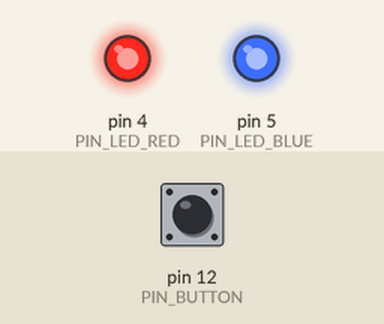
Recording of a sketch running on a simulated Arduino Uno, built for the host (arithmetic inside an expression is 32-bit, double 64-bit). On the bench: output pins drawn as LEDs (lit = HIGH). Dashed ring = blinking. The test bench sets the inputs (shaded band); at power-on: pin 12 (PIN_BUTTON) HIGH. EEPROM starts erased; what the sketch prints to the serial monitor is not drawn.

Above: at 1.6 s.
At 3.4 s:
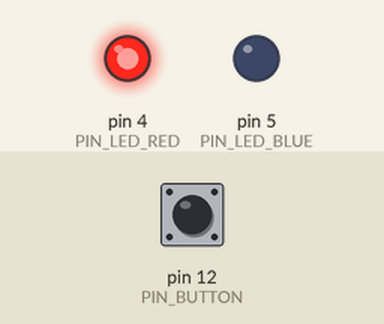
3.5 s: pin 12 (PIN_BUTTON) pulled LOW for 0.15 s
At 4.05 s:
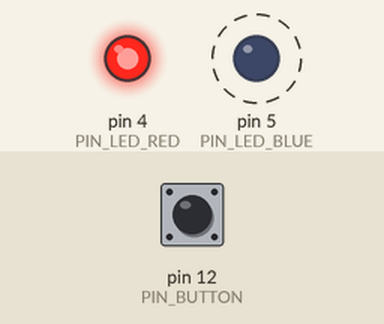
Timing chart, 0 to 6.5 s (numbered marks = the images above; inputs shaded):
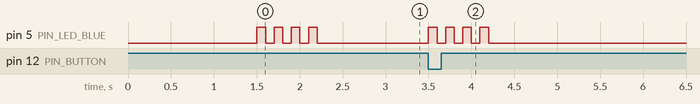

Measured:
- after the input at 3.5 s, pin 5 (PIN_LED_BLUE): alternates HIGH for 0.10 s and LOW for 0.10 s, 8 changes in all, then stays LOW, starting at once

The sketch:

iot_binary_button.ino
```cpp
/* bring in Adafruit IO */
#include "AdafruitIO_WiFi.h"
/* bring in EEPROM */
#include <EEPROM.h>

/* pin configurations */
#define PIN_LED_RED 4
#define PIN_LED_BLUE 5
#define PIN_BUTTON 12

/* button debounce variables */
#define TIMEOUT_DEBOUNCE 500
#define TIMEOUT_PRESSED 50
unsigned long time_last_pressed = 0;

/* connection constants */
#define IO_USERNAME "scottlinenberger"
#define IO_KEY "3058994edee143b2a7712f02881567a6"
#define WIFI_SSID "fortiguest"
#define WIFI_PASS "3levatecultur3"

/* init Adafruit IO */
AdafruitIO_WiFi io(IO_USERNAME, IO_KEY, WIFI_SSID, WIFI_PASS);

/* setup the feed */
AdafruitIO_Feed *feed = io.feed("binary-button-alpha");
AdafruitIO_Feed *response = io.feed("binary-button-alpha-response");

/* button state variable */
boolean isOn = false;

void setup() {
  /* fire up the Serial connection */
  Serial.begin(9600);

  /* wait for Serial */
  while (!Serial) {}

  /* start EEPROM onboard memory */
  initEEProm();

  /* setup led pins */
  initPins();

  /* connect to Adafruit IO */
  connectToIO(PIN_LED_BLUE);

  /* flash the blue LED */
  flashLed(PIN_LED_BLUE, true);
}

void initPins() {
  /* set the LED pins as outputs */
  pinMode(PIN_LED_RED, OUTPUT);
  pinMode(PIN_LED_BLUE, OUTPUT);

  /* setup button pin */
  pinMode(PIN_BUTTON, INPUT);

  /* turn on the red led */
  digitalWrite(PIN_LED_RED, HIGH);

  /* turn the blue led off */
  digitalWrite(PIN_LED_BLUE, LOW);
}

void initEEProm() {
  /* start EEPROM */
  EEPROM.begin(512);

  /* read the last update value from EEPROM */
  isOn = EEPROM.read(0);

  Serial.print("Stored value: ");
  Serial.println(isOn);
}

void connectToIO(int pinLed) {
  Serial.println("Connecting to Adafruit IO...");
  io.connect();

  /* handle incoming messages */
  response->onMessage(handleMessage);

  /* set a flag for toggling the LED */
  boolean isOn = true;

  /* wait for the connection */
  while (io.status() < AIO_CONNECTED) {
    Serial.print(".");
    isOn = !isOn;
    digitalWrite(pinLed, isOn);
    delay(500);
  }

  /* connected! */
  Serial.println();
  Serial.println(io.statusText());
}

/* handle incoming messages from the IO feed */
void handleMessage(AdafruitIO_Data *data) {
  Serial.println("Response received!");
  flashLed(PIN_LED_RED, false); /* flash the blue LED on incoming messages */
}

boolean isButtonPressed() {
  /* read the button value */
  boolean buttonValue = digitalRead(PIN_BUTTON);

  /* if the button isn't pressed, return false*/
  if (buttonValue == LOW) {
    return false;
  }

  /* if the debounce timeout hasn't expired, return false*/
  if (millis() - time_last_pressed < TIMEOUT_DEBOUNCE) {
    return false;
  }

  /* if the debounce timeout has passed */

  /* record when the button was pressed */
  unsigned long timeout_pressed = millis();

  /* verify button was pressed long enough */
  while (digitalRead(PIN_BUTTON) == HIGH) {
    /* wait while the button is pressed */
  }

  /* check if the button was pressed long enough */
  if (millis() - timeout_pressed < TIMEOUT_PRESSED) {
    return false; /* button wasn't pressed long enough, return false*/
  }

  /* the debounce timeout has expired */
  /* the button was pressed long enough */
  /* update the last pressed time */
  time_last_pressed = millis();

  /* flash the blue LED */
  flashLed(PIN_LED_BLUE, true);

  /* button press was valid! return true */
  return true;
}

void flashLed(int pinLed, boolean isOffWhenDone) {
  boolean isOn = true;

  for(uint8_t timesFlashed = 0; timesFlashed < 7; timesFlashed++) {
    digitalWrite(pinLed, isOn); /* write the value */
    isOn = !isOn; /* toggle the value */
    delay(100); /* short delay */
  }

  if (isOffWhenDone) {
    /* turn the LED off */
    digitalWrite(pinLed, LOW);
  } else {
    /* turn the LED on */
    digitalWrite(pinLed, HIGH);
  }
}

void handleButtonPress() {
  /* toggle the isOn value */
  isOn = !isOn;

  /* write the state to EEPROM */
  EEPROM.write(0, isOn);
  EEPROM.commit();

  /* write it to the Adafruit IO feed */
  feed->save(isOn);
}

void loop() {
  /* run io */
  io.run();

  if(isButtonPressed()) {
    Serial.println("Pressed!");
    handleButtonPress();
  }

}
```
